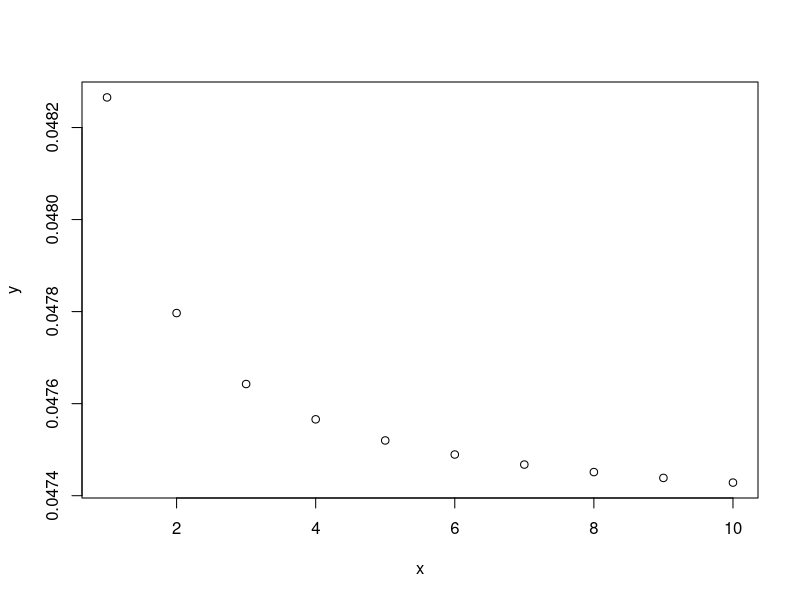

Source code (R):
## ---- chunk 1
knitr::opts_chunk$set(echo = TRUE)
## ---- chunk 2
x = 1:10
y = (choose(4*x, 1) * choose(16*x, 1)) / choose(52*x, 2)

plot(x, y)
## ---- chunk 3
# Current face up card of the dealer. Additionally, we assume the dealer has already checked for blackjack on the hole card
dealer_up_card = 10

# The expected sum of the dealer's cards for which to calculate the probability
target_dealer_value = 19

# Total number of decks in the game
# Assumption: The current face up cards (both dealer's and players') currently do neither affect the available cards, nor the probability for each card, that we assume as stated before, 16/52 for each ten-valued card, 4/52 for each non-ten-valued card
num_decks = 1

# If true, the dealer stands if it has a soft 17
soft_stands = FALSE
## ---- chunk 4
# This function computes all possible ordered card extractions that give the expected value
# Note that cards are ordered by their value, so here we're missing possible permutations
# Additionally, no constraints are checked, like available cards, blackjack, dealer stand
find_combinations <- function(values, target) {
  find_recursive <- function(subset, remaining_values, target) {
    # If we reached the target, end the branch here
    if (sum(subset) == target) {
      return(list(subset))
    }
    # If we're above the target, the entire branch is not valid
    if (sum(subset) > target) {
      return(list())
    }
    
    solutions = list()
    
    # Loop for each remaining value
    for (i in seq_along(remaining_values)) {
      new_subset = c(subset, remaining_values[i])
      # Try a branch with this value
      solutions = c(solutions, find_recursive(new_subset, remaining_values[i:length(remaining_values)], target))
    }
    
    return(solutions)
  }
  
  return(find_recursive(c(), values, target))
}

# Helper function that, given some extraction paths (branches) and the amount of each card, returns only the paths that do not exceed the available amount for each card 
remove_paths_exceeding_cards <- function(paths, available_cards) {
  return(Filter(function(path) {
      used_cards = c(rep(0, length(available_cards)))
      
      for(i in path){
          # Ace and 1 are the same card
          index = ifelse(i == 11, 1, i)
          
          used_cards[[index]] = used_cards[[index]] + 1
          
          # If the current card has been used more than the max number of times it is available, then the path is not valid
          if(used_cards[[index]] > available_cards[[index]]){
            return(FALSE)
          }
      }
      
      return(TRUE)
    }, paths))
}
## ---- chunk 5
# First, calculate all possible combinations that give a certain target
possible_cards = 1:11
paths = find_combinations(possible_cards, target_dealer_value - dealer_up_card)


# Then, depending on the number of decks, filter out combinations that exceed the maximum number of each card

# For each deck, we have 4 cards from 1 to 9, and 16 ten-valued cards. Ace counts as value one
available_cards = c(rep(4, 9), 16)* num_decks

valid_paths = remove_paths_exceeding_cards(paths, available_cards)
## ---- chunk 6
if (!require(combinat)) {
  install.packages("combinat")
}
library(combinat)

# Given some paths, returns a list of lists of all permutations
permut_paths <- function(paths){
  return(Map(function(path){
      if(length(path) == 1){
        return(path)
      }
      else{
        return(unique(permn(path)))
      }
    }, paths)
  )
}

# Given a list of permutations, filters out those that would result in the dealer standing
remove_standing_paths <- function(permutations, dealer_up_card, soft_stands){
  return(Map(function(sub_permutations){
    valid_permuts = Filter(function(permutation){
      total = dealer_up_card
      
      # Remove all combinations that would give a blackjack to the dealer
      if(dealer_up_card == 10 && any(c(1, 11) == permutation[[1]])){
        return(FALSE)
      }
      if(permutation[[1]] == 10 && any(c(1, 11) == dealer_up_card)){
        return(FALSE)
      }
      
      for(card in permutation){
        if(total >= 17){
          # If the dealer has reached 17 he could not pick this card, so the permutation is invalid
          
          # This is not valid if the dealer has a soft 17, meaning it has an ace and total 17, in which it can hit if rules allow it
          if(!(!soft_stands && total == 17 && any(permutation == 11))){
            return(FALSE)
          }
        }
        total = total + card
      }
      
      # Otherwise, the permutation is valid
      return(TRUE)
    }, sub_permutations)
    
    return(valid_permuts)
  }, permutations))
}
## ---- chunk 7
# Now, generate all the possible permutations
permutations = permut_paths(valid_paths)


# And filter out those permutations that would require the dealer to stand
valid_permutations = remove_standing_paths(permutations, dealer_up_card, soft_stands)

# Now, flatten the final results
flattened_permutations = unlist(valid_permutations, recursive = FALSE)
## ---- chunk 8
# Given a flat list of paths, returns a list consisting in the probability for each path to occur
calculate_paths_probability <- function(paths){
  return(Map(function(cards){
    prob = 1
    for(card in cards){
      # We said that for any 10-valued card we have a 16/52 probability
      if(card == 10){
        prob = prob * (16/52)
      }
      # And a 4/52 probability for any non-10-valued card
      else{
        prob = prob * (4 / 52)
      }
    }
    
    return(prob)
  }, paths))
}
## ---- chunk 9
# Now, for each valid combination of cards, we can calculate its probability
probability_permutations = calculate_paths_probability(flattened_permutations)

# And finally, we can sum all probabilities to see the total probability of the dealer to obtain a target value given an initial card
total_probability = sum(unlist(probability_permutations))
## ---- chunk 10
calc_probability_exact_dealer_score <- function(dealer_up_card, target_dealer_value, num_decks, soft_stands){
  # Calculate all possible combinations for the target value
  possible_cards = 1:11
  paths = find_combinations(possible_cards, target_dealer_value - dealer_up_card)
  
  
  # Then, filter out combinations that exceed the available cards
  available_cards = c(rep(4, 9), 16)* num_decks
  valid_paths = remove_paths_exceeding_cards(paths, available_cards)
  
  
  # Now, generate all the possible permutations, filter out invalid ones, and flatten the results
  permutations = permut_paths(valid_paths)
  valid_permutations = remove_standing_paths(permutations, dealer_up_card, soft_stands)
  flattened_permutations = unlist(valid_permutations, recursive = FALSE)
  
  
  # Calculate the probability for each valid permutation, and sum them
  probability_permutations = calculate_paths_probability(flattened_permutations)
  total_probability = sum(unlist(probability_permutations))
  
  return(total_probability)
}
## ---- chunk 11
# Sum of current cards o the player
player_score = 18
## ---- chunk 12
calc_probability_player_busting <- function(player_score){
  busting_probability = 0

  # Note that if we pick an ace, we only consider it as a 1
  for(i in 1:10){
    if(player_score + i > 21){
      # We busted with a card i-valued
      # We use the infinite deck theorem to calculate the probability of this i-valued card
      if(i == 10){
        busting_probability = busting_probability + 16/52
      }
      else{
        busting_probability = busting_probability + 4/52
      }
    }
  }
  
  return(busting_probability)
}

busting_probability = calc_probability_player_busting(player_score)
## ---- chunk 13
calc_probability_lose_after_standing <- function(player_score, dealer_up_card, num_decks, soft_stands){
  prob = 0
  
  for(i in (player_score + 1):21){
    prob = prob + calc_probability_exact_dealer_score(dealer_up_card, i, num_decks, soft_stands)
  }
  
  return(prob)
}

prob_lose_after_standing = calc_probability_lose_after_standing(player_score, dealer_up_card, num_decks, soft_stands)
prob_lose_after_standing
## ---- chunk 14
calc_probability_tie_after_standing <- function(player_score, dealer_up_card, num_decks, soft_stands){
  
  prob = calc_probability_exact_dealer_score(dealer_up_card, player_score, num_decks, soft_stands)
  
  return(prob)
}

prob_tie_after_standing = calc_probability_tie_after_standing(player_score, dealer_up_card, num_decks, soft_stands)
prob_tie_after_standing
## ---- chunk 15
prob_win_after_standind = 1 - prob_lose_after_standing - prob_tie_after_standing
prob_win_after_standind
## ---- chunk 16
prob_lose_after_hit = calc_probability_player_busting(player_score)
prob_lose_after_hit
## ---- chunk 17
# We can safely ignore a score of 21 for the player
possible_player_scores = 13:21 # 15:21 works on single core

possible_dealer_face_up_card = 7:11 # 7:11 works on single core

num_decks = 1
soft_stands = FALSE
